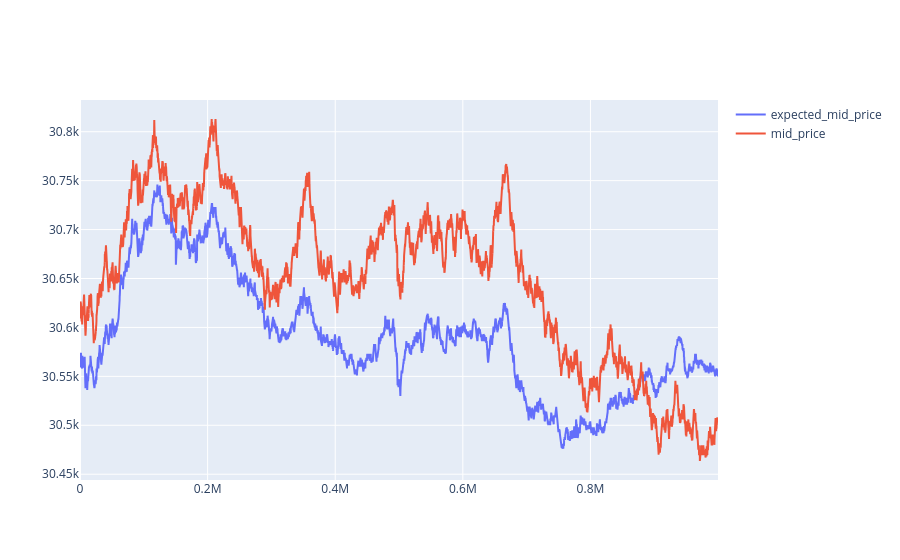

Notebook source saved alongside this figure:
### Code cell
## This figure shows the difference between the sum of the costs of basket 2 and the price of basket 2

fig = pgo.Figure()

fig.add_trace(pgo.Scatter(x=merged_df['timestamp'], y=merged_df['mid_price_b2'], mode='lines', name='expected_mid_price'))
fig.add_trace(pgo.Scatter(x=series_by_product["PICNIC_BASKET2"]['timestamp'], y=series_by_product["PICNIC_BASKET2"]['mid_price'], mode='lines', name='mid_price'))
fig.show()

### Figure 1 — Plotly figure (JSON) as saved in the notebook; plotly's stock layout.template omitted (floating-point values rounded to 4 significant figures; data arrays with more than 128 entries replaced by an {"elided": "..."} marker saying what was removed)
{"data": [{"mode": "lines", "name": "expected_mid_price", "type": "scatter", "x": {"elided": "10000 int values"}, "y": {"elided": "10000 int values"}}, {"mode": "lines", "name": "mid_price", "type": "scatter", "x": {"elided": "10000 int values"}, "y": {"elided": "10000 float values"}}], "layout": {}}
